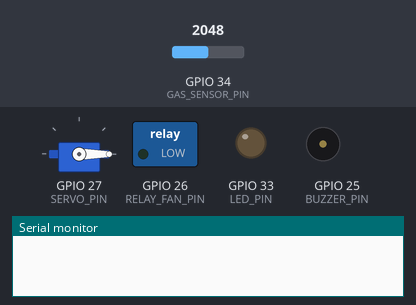
A sketch run on a simulated ESP32. Parts: servo, switched loads named in the sketch (green lamp = pin HIGH), output pins drawn as LEDs (lit = HIGH), buzzer (waves = sounding, pin HIGH), the last lines printed to the serial monitor. The test bench sets the inputs (shaded band); at power-on: GPIO 34 (GAS_SENSOR_PIN) = 2048. WiFi joins after 1.5 s; servers stay silent unless stated.

Above: at 0.1 s.
At 1.9 s:
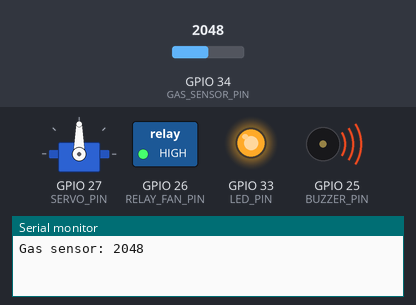
Timing chart, 0 to 3.4 s (numbered marks = the images above):
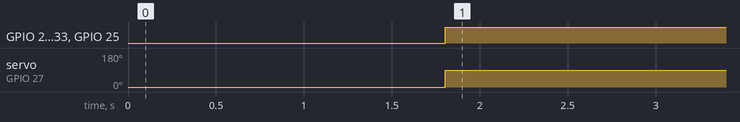

The sketch:

sketch_apr9a.ino
```cpp
#define BLYNK_PRINT Serial
#include <WiFi.h>
#include <BlynkSimpleEsp32.h>
#include <Servo.h>

// Pins
#define GAS_SENSOR_PIN 34
#define LED_PIN 33
#define BUZZER_PIN 25
#define RELAY_FAN_PIN 26
#define SERVO_PIN 27

// Gas detection
const int GAS_THRESHOLD = 300;

// Blynk Auth Token
char auth[] = "Your_Blynk_Auth_Token";

// Wi-Fi credentials
char ssid[] = "vivo T3x 5G";
char pass[] = "Nikhil@@@";

// Servo
Servo gasServo;

// Alert sent flag
bool alertSent = false;

void setup() {
  Serial.begin(115200);

  // Pins setup
  pinMode(LED_PIN, OUTPUT);
  pinMode(BUZZER_PIN, OUTPUT);
  pinMode(RELAY_FAN_PIN, OUTPUT);

  digitalWrite(LED_PIN, LOW);
  digitalWrite(BUZZER_PIN, LOW);
  digitalWrite(RELAY_FAN_PIN, LOW);

  // Servo
  gasServo.attach(SERVO_PIN);
  gasServo.write(0);

  // Connect to Blynk
  Blynk.begin(auth, ssid, pass);
}

void loop() {
  Blynk.run(); // Blynk process

  int gasValue = analogRead(GAS_SENSOR_PIN);
  Serial.println("Gas sensor: " + String(gasValue));

  // Send gas value to Blynk gauge
  Blynk.virtualWrite(V5, gasValue);

  if (gasValue > GAS_THRESHOLD) {
    // Emergency
    digitalWrite(LED_PIN, HIGH);
    digitalWrite(BUZZER_PIN, HIGH);
    digitalWrite(RELAY_FAN_PIN, HIGH);
    gasServo.write(90);

    // Update Blynk LEDs
    Blynk.virtualWrite(V1, 255); // LED ON
    Blynk.virtualWrite(V2, 255); // Fan ON
    Blynk.virtualWrite(V3, 255); // Buzzer ON
    alertSent = true;

  } else {
    // Safe
    digitalWrite(LED_PIN, LOW);
    digitalWrite(BUZZER_PIN, LOW);
    digitalWrite(RELAY_FAN_PIN, LOW);
    gasServo.write(0);

    // Update Blynk LEDs
    Blynk.virtualWrite(V1, 0); // LED OFF
    Blynk.virtualWrite(V2, 0); // Fan OFF
    Blynk.virtualWrite(V3, 0); // Buzzer OFF
    alertSent = false;
  }

  delay(1000);
}
```

sketch_apr1a.ino
```cpp

```

Measured:
- by itself, GPIO 26 (RELAY_FAN_PIN), GPIO 33 (LED_PIN), GPIO 25 (BUZZER_PIN): LOW → HIGH at 1.8 s
- by itself, servo on GPIO 27 (SERVO_PIN): 0° → 90° at 1.8 s
